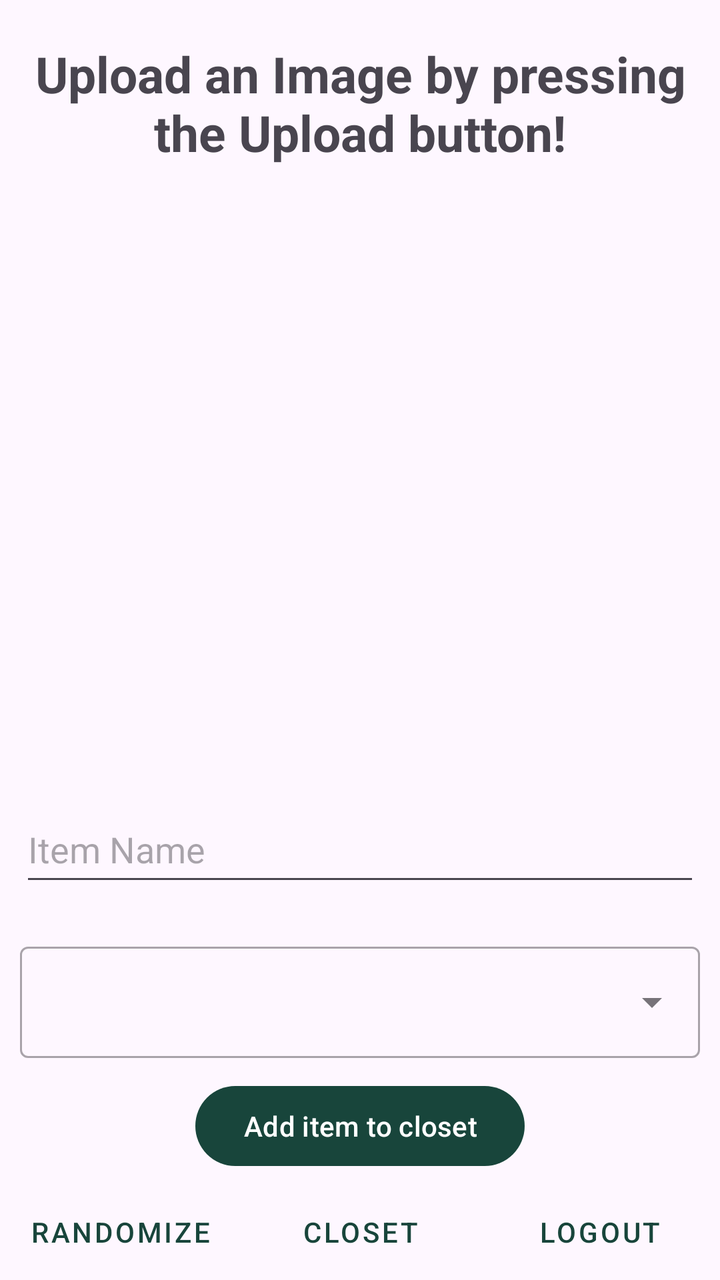
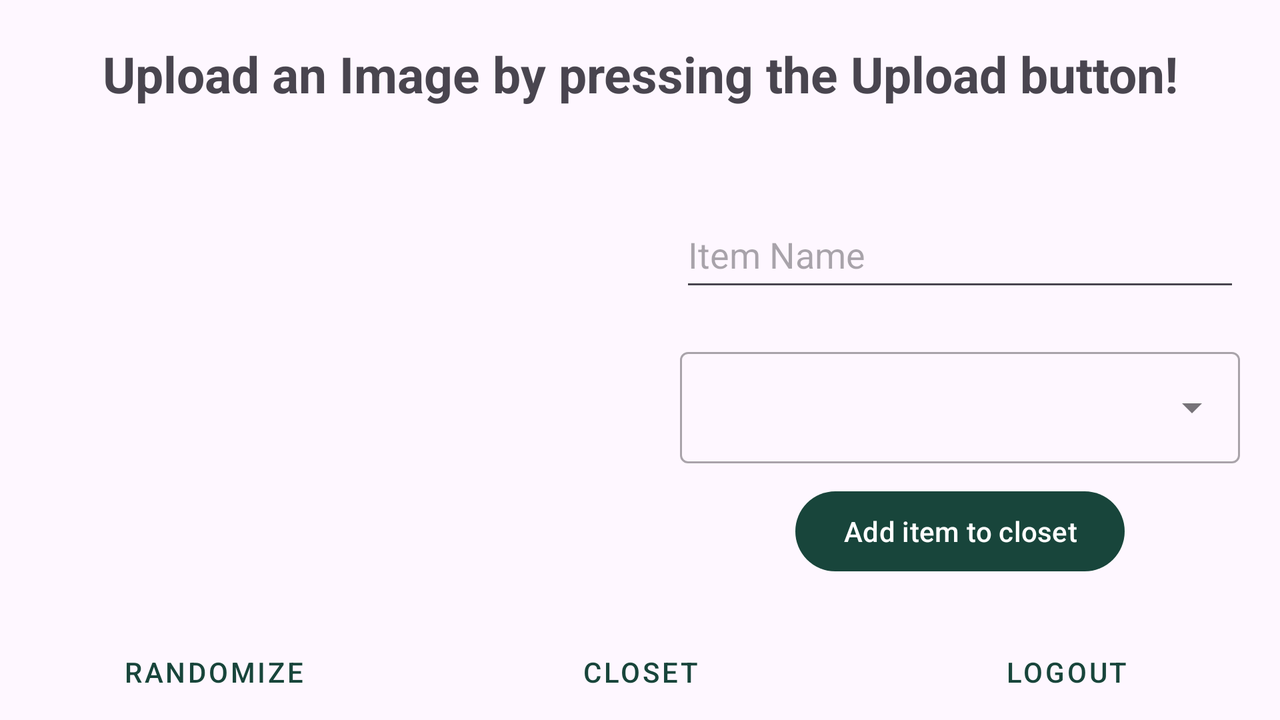

An Android layout and its configuration variant, each rendered on a device that would load it. The default file and the variant file are quoted in full after the pictures.
<!-- AndroidManifest.xml: application theme Theme.Project -->
<!-- res/layout/activity_upload.xml -->
<?xml version="1.0" encoding="utf-8"?>
<LinearLayout xmlns:android="http://schemas.android.com/apk/res/android"
    xmlns:tools="http://schemas.android.com/tools"
    android:layout_width="match_parent"
    android:layout_height="match_parent"
    android:orientation="vertical"
    tools:context=".UploadActivity">

    <TextView
        android:id="@+id/upload_welcome"
        android:layout_width="match_parent"
        android:layout_height="wrap_content"
        android:layout_marginTop="20dp"
        android:layout_marginBottom="20dp"
        android:gravity="center|top"
        android:text="@string/upload_welcome"
        android:textSize="25sp"
        android:textStyle="bold" />

    <ImageView
        android:id="@+id/imageView"
        android:layout_width="match_parent"
        android:layout_height="0dp"
        android:layout_weight="10"
        android:layout_margin="10dp"
        android:contentDescription="@string/upload_image_description" />

    <EditText
        android:id="@+id/editTextItemName"
        android:layout_width="match_parent"
        android:layout_height="50dp"
        android:layout_margin="10dp"
        android:ems="10"
        android:inputType="text"
        android:autofillHints="name"
        android:hint="@string/item_name_hint"/>

    <com.google.android.material.textfield.TextInputLayout
        android:layout_width="match_parent"
        android:layout_height="wrap_content"
        android:layout_margin="10dp"
        style="@style/Widget.MaterialComponents.TextInputLayout.OutlinedBox.ExposedDropdownMenu">
        
        <AutoCompleteTextView
            android:id="@+id/dropdown_menu"
            android:layout_width="match_parent"
            android:layout_height="wrap_content"
            android:inputType="none" />

    </com.google.android.material.textfield.TextInputLayout>

    <LinearLayout
        android:layout_width="match_parent"
        android:layout_height="wrap_content"
        android:orientation="vertical"
        android:gravity="center_horizontal">

        <Button
            android:id="@+id/buttonUpload"
            android:layout_width="wrap_content"
            android:layout_height="wrap_content"
            android:layout_marginBottom="5dp"
            android:layout_gravity="center_horizontal"
            android:text="@string/add_item_button"
            tools:ignore="ButtonStyle" />

        <LinearLayout
            android:layout_width="match_parent"
            android:layout_height="wrap_content"
            android:orientation="horizontal"
            android:gravity="center_horizontal">

            <Button
                android:id="@+id/randomize_button"
                android:layout_width="0dp"
                android:layout_height="match_parent"
                android:layout_weight="1"
                android:radius="0dp"
                android:text="@string/random_button"
                tools:ignore="ButtonStyle"
                style="@style/Widget.MaterialComponents.Button.TextButton"/>

            <Button
                android:id="@+id/closet_button"
                android:layout_width="0dp"
                android:layout_height="match_parent"
                android:layout_weight="1"
                android:radius="0dp"
                android:text="@string/closet_button"
                tools:ignore="ButtonStyle"
                style="@style/Widget.MaterialComponents.Button.TextButton"/>

            <Button
                android:id="@+id/logout_button"
                android:layout_width="0dp"
                android:layout_height="match_parent"
                android:layout_weight="1"
                android:radius="0dp"
                android:text="@string/logout_button"
                tools:ignore="ButtonStyle"
                style="@style/Widget.MaterialComponents.Button.TextButton"/>
        </LinearLayout>
    </LinearLayout>
</LinearLayout>
<!-- resources referenced by this layout -->
<resources>
  <string name="add_item_button">Add item to closet</string>
  <string name="closet_button">Closet</string>
  <string name="item_name_hint">Item Name</string>
  <string name="logout_button">Logout</string>
  <string name="random_button">Randomize</string>
  <string name="upload_image_description">Image of the uploaded clothing item</string>
  <string name="upload_welcome">Upload an Image by pressing the Upload button!</string>
  <style name="Theme.Project" parent="Base.Theme.Project" />
  <style name="Base.Theme.Project" parent="Theme.Material3.DayNight.NoActionBar">
          
          
          <item name="colorPrimary">#18453B</item>
      </style>
</resources>
<!-- res/layout-land/activity_upload.xml (the repository's variant of the layout above) -->
<!-- drawn on the phone turned sideways -->
<?xml version="1.0" encoding="utf-8"?>
<LinearLayout xmlns:android="http://schemas.android.com/apk/res/android"
    xmlns:tools="http://schemas.android.com/tools"
    android:layout_width="match_parent"
    android:layout_height="match_parent"
    android:orientation="vertical"
    tools:context=".UploadActivity">

    <TextView
        android:id="@+id/upload_welcome"
        android:layout_width="match_parent"
        android:layout_height="wrap_content"
        android:layout_marginTop="20dp"
        android:layout_marginBottom="20dp"
        android:gravity="center|top"
        android:text="@string/upload_welcome"
        android:textSize="25sp"
        android:textStyle="bold" />

    <LinearLayout
        android:layout_width="match_parent"
        android:layout_height="0dp"
        android:layout_weight="1"
        android:gravity="center"
        android:orientation="horizontal">

        <ImageView
            android:id="@+id/imageView"
            android:layout_width="300dp"
            android:layout_height="match_parent"
            android:layout_margin="10dp"
            android:contentDescription="@string/upload_image_description" />

        <LinearLayout
            android:layout_width="300dp"
            android:layout_height="match_parent"
            android:gravity="center"
            android:orientation="vertical">

            <EditText
                android:id="@+id/editTextItemName"
                android:layout_width="match_parent"
                android:layout_height="50dp"
                android:layout_margin="10dp"
                android:autofillHints="name"
                android:ems="10"
                android:hint="@string/item_name_hint"
                android:inputType="text" />

            <com.google.android.material.textfield.TextInputLayout
                style="@style/Widget.MaterialComponents.TextInputLayout.OutlinedBox.ExposedDropdownMenu"
                android:layout_width="match_parent"
                android:layout_height="wrap_content"
                android:layout_margin="10dp">

                <AutoCompleteTextView
                    android:id="@+id/dropdown_menu"
                    android:layout_width="match_parent"
                    android:layout_height="wrap_content"
                    android:inputType="none" />

            </com.google.android.material.textfield.TextInputLayout>

            <Button
                android:id="@+id/buttonUpload"
                android:layout_width="wrap_content"
                android:layout_height="wrap_content"
                android:layout_gravity="center_horizontal"
                android:layout_marginBottom="5dp"
                android:text="@string/add_item_button"
                tools:ignore="ButtonStyle" />
        </LinearLayout>
    </LinearLayout>

    <LinearLayout
        android:layout_width="match_parent"
        android:layout_height="wrap_content"
        android:orientation="horizontal"
        android:gravity="center_horizontal">

        <Button
            android:id="@+id/randomize_button"
            android:layout_width="0dp"
            android:layout_height="match_parent"
            android:layout_weight="1"
            android:radius="0dp"
            android:text="@string/random_button"
            tools:ignore="ButtonStyle"
            style="@style/Widget.MaterialComponents.Button.TextButton"/>

        <Button
            android:id="@+id/closet_button"
            android:layout_width="0dp"
            android:layout_height="match_parent"
            android:layout_weight="1"
            android:radius="0dp"
            android:text="@string/closet_button"
            tools:ignore="ButtonStyle"
            style="@style/Widget.MaterialComponents.Button.TextButton"/>

        <Button
            android:id="@+id/logout_button"
            android:layout_width="0dp"
            android:layout_height="match_parent"
            android:layout_weight="1"
            android:radius="0dp"
            android:text="@string/logout_button"
            tools:ignore="ButtonStyle"
            style="@style/Widget.MaterialComponents.Button.TextButton"/>
    </LinearLayout>
</LinearLayout>
